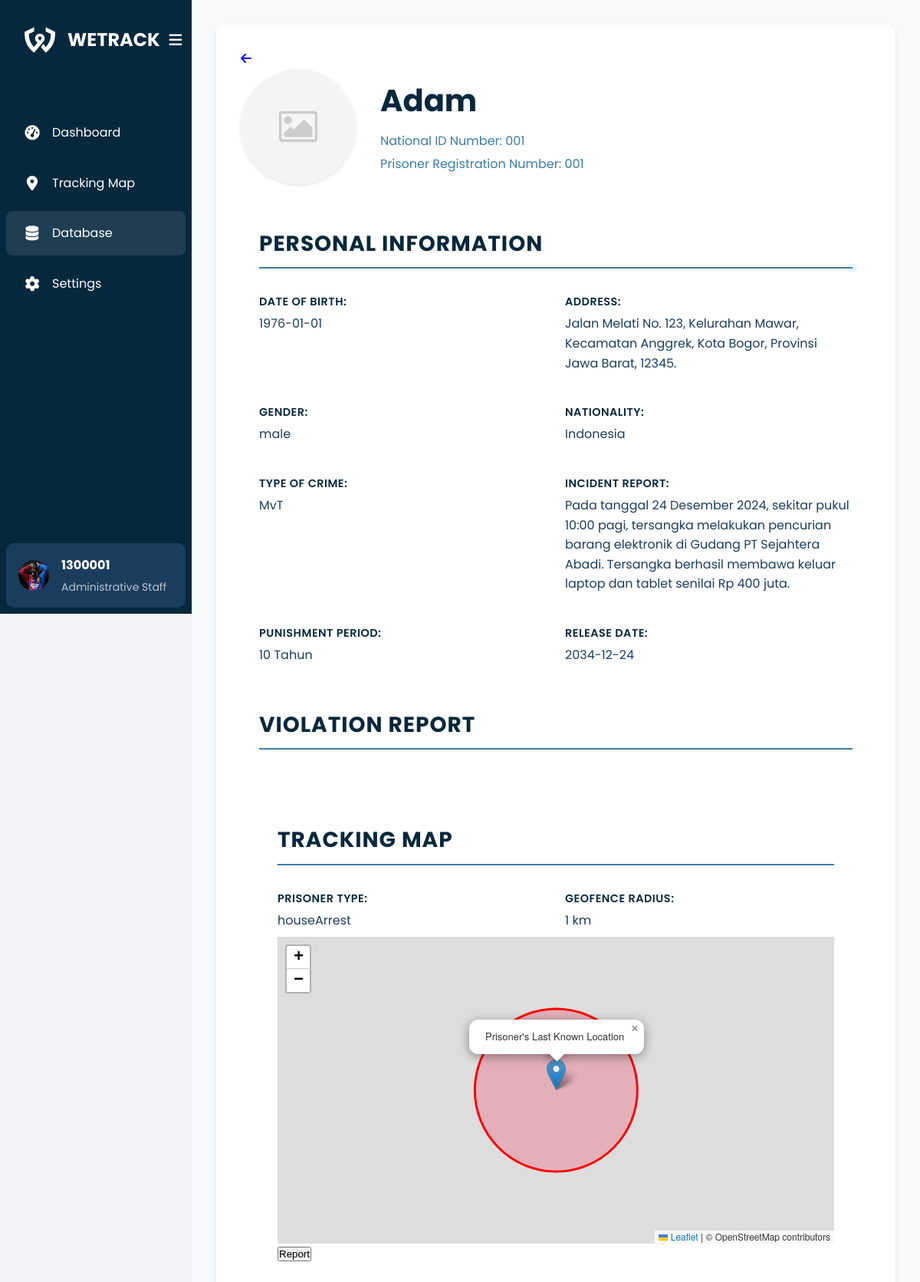
/bapas/pages/data-napi.php?id=20 (signed in), run on the app's committed database.
### tables this page shows
CREATE TABLE `users` (
  `id` int(11) NOT NULL,
  `profile_picture` varchar(255) DEFAULT '/wetrack/kemenkumham/image/kemenkumham.png',
  `nip` varchar(50) DEFAULT NULL,
  `full_name` varchar(255) DEFAULT NULL,
  `place_of_birth` varchar(100) DEFAULT NULL,
  `date_of_birth` date DEFAULT NULL,
  `religion` varchar(50) DEFAULT NULL,
  `region` varchar(100) DEFAULT NULL,
  `role` enum('Kemenkumham','Lapas','Bapas','Polri') NOT NULL,
  `email` varchar(100) DEFAULT NULL,
  `phone` varchar(15) DEFAULT NULL,
  `address` text DEFAULT NULL,
  `status` enum('Active','Inactive') DEFAULT 'Active',
  `created_by` int(11) DEFAULT NULL,
  `created_at` timestamp NOT NULL DEFAULT current_timestamp(),
  `position` varchar(100) DEFAULT NULL,
  `password` varchar(255) NOT NULL,
  `gender` enum('Male','Female','Other') DEFAULT NULL
);

CREATE TABLE `prisoner_geofence` (
  `id` int(11) NOT NULL,
  `nik` varchar(20) NOT NULL,
  `nrt` varchar(20) NOT NULL,
  `prisoner_type` enum('houseArrest','cityPrisoner') NOT NULL,
  `radiusFence` float DEFAULT NULL,
  `centerLat` float DEFAULT NULL,
  `centerLng` float DEFAULT NULL,
  `city_district` varchar(100) DEFAULT NULL,
  `created_at` timestamp NOT NULL DEFAULT current_timestamp()
);

CREATE TABLE `mantan_narapidana` (
  `id` int(11) NOT NULL,
  `fileInput` varchar(255) DEFAULT NULL,
  `nik` varchar(20) DEFAULT NULL,
  `nrt` varchar(20) DEFAULT NULL,
  `nama` varchar(100) DEFAULT NULL,
  `dateBirth` date DEFAULT NULL,
  `address` text DEFAULT NULL,
  `gender` enum('male','female') DEFAULT NULL,
  `nationality` varchar(100) DEFAULT NULL,
  `crime` enum('TwA','Ot','Fraud','Assault','NO','Embezzlement','MvT','Robbery','Brawling') DEFAULT NULL,
  `case` text DEFAULT NULL,
  `punishment` varchar(100) DEFAULT NULL,
  `releaseDate` date DEFAULT NULL,
  `report` text DEFAULT NULL,
  `action` tinyint(1) DEFAULT NULL COMMENT '1 for accept, 0 for reject',
  `created_at` timestamp NOT NULL DEFAULT current_timestamp(),
  `prisoner_type` enum('houseArrest','cityPrisoner') DEFAULT NULL,
  `radiusFence` float DEFAULT NULL,
  `centerLat` float DEFAULT NULL,
  `centerLng` float DEFAULT NULL,
  `city_district` varchar(100) DEFAULT NULL,
  `last_login` timestamp NOT NULL DEFAULT current_timestamp() ON UPDATE current_timestamp()
);

### bapas/pages/data-napi.php (the view, shortened to what this page needs)
<?php
require __DIR__ . '/../../config/connection.php';
$user_id = $_SESSION['user_id'];
$query = "SELECT id, profile_picture FROM users WHERE id = ?";
$stmt = $conn->prepare($query);
$stmt->bind_param("i", $user_id);
$stmt->execute();
$stmt->bind_result($id, $profile_picture);
if (isset($_GET['id'])) {
    $prisoner_id = $_GET['id'];
    $query = "SELECT mn.*, pg.prisoner_type, pg.radiusFence, pg.centerLat, pg.centerLng, pg.city_district
            FROM mantan_narapidana mn
            LEFT JOIN prisoner_geofence pg ON mn.nik = pg.nik AND mn.nrt = pg.nrt
            WHERE mn.id = ?";
    $stmt = $conn->prepare($query);
    $stmt->bind_param("i", $prisoner_id);
    $stmt->execute();
    $result = $stmt->get_result();
    $prisoner_data = $result->fetch_assoc();
} else {
    die("No ID provided.");
}
?>
<!DOCTYPE html>
<html lang="en">
<head>
    <link rel="stylesheet" href="/wetrack/bapas/css/data-napi.css">
    <link rel="stylesheet" href="https://cdnjs.cloudflare.com/ajax/libs/font-awesome/6.4.0/css/all.min.css">
    <link rel="stylesheet" href="https://unpkg.com/leaflet@1.7.1/dist/leaflet.css" />
</head>
<body>
    <div class="container">
        <aside class="sidebar">
            <div class="sidebar-header">
                <div class="logo">
                    <img src="/wetrack/bapas/Image/wetrack-logo-white.png" alt="WETRACK Logo">
                    <h1 class="logo-text">WETRACK</h1>
                </div>
                <button id="toggle-sidebar" class="toggle-sidebar">
                    <i class="fas fa-bars"></i>
                </button>
            </div>
            <nav class="nav-links">
                <ul>
                    <li><a href="/wetrack/bapas/pages/home.php"><i class="fas fa-tachometer-alt"></i>
                            <span>Dashboard</span></a></li>
                    <li><a href="/wetrack/bapas/pages/tracking.php"><i class="fas fa-map-marker-alt"></i><span>
                                Tracking Map</span></a></li>
                    <li class="active"><a href="/wetrack/bapas/pages/dataBapas.php"><i class="fas fa-database"></i>
                            <span>Database</span></a></li>
                    <li><a href="/wetrack/bapas/pages/setting.php"><i class="fas fa-cog"></i>
                            <span>Settings</span></a></li>
                </ul>
            </nav>
            <div class="user-profile">
                <img src="<?php echo $profile_picture; ?>" alt="Profile picture" width="40" height="40">
                <div class="user-info">
                    <h2><?php echo htmlspecialchars($id); ?></h2>
                    <p>Administrative Staff</p>
                </div>
            </div>
        </aside>
        <main class="content">
            <div class="profile-card">
                <div class="path-to-back">
                    <a href="/wetrack/bapas/pages/dataBapas.php"><i class="fas fa-arrow-left"></i></a>
                </div>
                <div class="profile-header">
                    <?php
                    $result = $conn->query("SELECT * FROM mantan_narapidana WHERE id = $id");
                    if ($result->num_rows > 0) {
                        $row = $result->fetch_assoc();
                        echo '<img src="' . htmlspecialchars($row["fileInput"]) . '" alt="Profile Image" class="profile-image">';
                    } else {
                        echo '<img src="/wetrack/lapas/image/nanti-diganti.png" alt="Default Photo" class="profile-image">';
                    }
                    ?>
                    <div class="profile-title">
                        <h1>
                            <?php echo $prisoner_data["nama"]; ?>
                        </h1>
                        <p class="id-text">National ID Number:
                            <?php echo $prisoner_data["nik"]; ?>
                        </p>
                        <p class="id-text">Prisoner Registration Number:
                            <?php echo $prisoner_data["nrt"]; ?>
                        </p>
                    </div>
                </div>
                <div class="profile-content">
                    <div class="info-section">
                        <h2>Personal Information</h2>
                        <div class="info-grid">
                            <div class="info-item">
                                <label>Date of Birth:</label>
                                <span>
                                    <?php echo $prisoner_data["dateBirth"]; ?>
                                </span>
                            </div>
                            <div class="info-item">
                                <label>Address:</label>
                                <span>
                                    <?php echo $prisoner_data["address"]; ?>
                                </span>
                            </div>
                            <div class="info-item">
                                <label>Gender:</label>
                                <span>
                                    <?php echo $prisoner_data["gender"]; ?>
                                </span>
                            </div>
                            <div class="info-item">
                                <label>Nationality:</label>
                                <span>
                                    <?php echo $prisoner_data["nationality"]; ?>
                                </span>
                            </div>
                            <div class="info-item">
                                <label>Type of Crime:</label>
                                <span>
                                    <?php echo $prisoner_data["crime"]; ?>
                                </span>
                            </div>
                            <div class="info-item">
                                <label>Incident Report:</label>
                                <span>
                                    <?php echo $prisoner_data["case"]; ?>
                                </span>
                            </div>
                            <div class="info-item">
                                <label>Punishment Period:</label>
                                <span>
                                    <?php echo $prisoner_data["punishment"]; ?>
                                </span>
                            </div>
                            <div class="info-item">
                                <label>Release Date:</label>
                                <span>
                                    <?php echo $prisoner_data["releaseDate"]; ?>
                                </span>
                            </div>
                        </div>
                    </div>
                    <div class="info-section">
                        <h2>Violation Report</h2>
                    </div>
                    <div class="info-section">
                        <div class="info-section">
                            <h2>Tracking Map</h2>
                            <div class="info-grid">
                                <div class="info-item">
                                    <label>Prisoner Type:</label>
                                    <span><?php echo $prisoner_data["prisoner_type"]; ?></span>
                                </div>
                                <?php if ($prisoner_data["prisoner_type"] == "houseArrest"): ?>
                                    <div class="info-item">
                                        <label>Geofence Radius:</label>
                                        <span><?php echo isset($prisoner_data["radiusFence"]) ? $prisoner_data["radiusFence"] . " km" : "Not set"; ?></span>
                                    </div>
                                <?php endif; ?>
                            </div>
                            <div id="prisoner-map" style="height: 400px;"></div>
                            <button class="report-btn" id="report-btn" class="btn btn-danger">Report</button>
                        </div>
                    </div>
        </main>
    </div>
</body>
</html>

### bapas/css/data-napi.css (style rules this page uses)
:root { --primary-color: #06283D; --secondary-color: #3a7ca5; --background-color: #f1f3f8; --card-color: #ffffff; --accent-color: #f39c12; --text-color: #1a3d5e; --success-color: #27ae60; --danger-color: #e74c3c; --warning-color: #f1c40f; }
* { margin: 0; padding: 0; box-sizing: border-box; }
body { font-family: 'Poppins', sans-serif; background-color: var(--background-color); color: var(--text-color); line-height: 1.6; }
.container { display: flex; min-height: 100vh; }
.sidebar { width: 250px; background: var(--primary-color); color: white; padding: 0.5rem; display: flex; flex-direction: column; transition: width 0.3s ease-in-out; position: fixed; top: 0; left: 0; height: 100vh; overflow-y: auto; z-index: 100; }
.sidebar-header { position: relative; display: flex; justify-content: space-between; align-items: center; padding: 1.5rem; margin-bottom: 2rem; }
.logo { display: flex; align-items: center; gap: 1rem; }
.logo img { width: 40px; height: 40px; flex-shrink: 0; }
.logo-text { font-size: 1.5rem; font-weight: 700; transition: opacity 0.3s ease-in-out; }
.toggle-sidebar { background: transparent; border: none; color: white; font-size: 1.2rem; cursor: pointer; padding: 0.5rem; display: flex; align-items: center; justify-content: center; width: 40px; height: 40px; flex-shrink: 0; }
.nav-links { margin-top: 1rem; }
.nav-links ul { list-style: none; display: flex; flex-direction: column; gap: 0.5rem; }
.nav-links li a { text-decoration: none; color: white; display: flex; align-items: center; padding: 1rem 1.5rem; gap: 1rem; transition: background-color 0.3s ease; }
.nav-links li.active a, .nav-links a:hover { background: rgba(255, 255, 255, 0.1); border-radius: 8px; }
.nav-links a i { font-size: 1.2rem; width: 20px; text-align: center; }
.user-profile { margin-top: auto; display: flex; align-items: center; padding: 1rem; background-color: #1a3d5e; border-radius: 10px; transition: all 0.3s ease-in-out; }
.user-profile img { width: 40px; height: 40px; border-radius: 50%; margin-right: 1rem; transition: margin 0.3s ease-in-out; }
.user-info { transition: opacity 0.3s ease-in-out, width 0.3s ease-in-out; }
.user-info h2 { font-size: 1rem; margin-bottom: 0.25rem; }
.user-info p { font-size: 0.875rem; opacity: 0.7; }
.content { flex: 1; padding: 2rem; margin-left: 250px; overflow-y: auto; background-color: #f8f9fa; }
.profile-card { background: #ffffff; border-radius: 12px; padding: 2rem; box-shadow: 0 4px 6px rgba(0, 0, 0, 0.1); max-width: 1200px; width: 100%; margin: 0 auto; overflow-y: auto; }
.profile-header { display: flex; align-items: center; margin-bottom: 2rem; }
.profile-image { width: 150px; height: 150px; border-radius: 50%; object-fit: cover; margin-right: 2rem; box-shadow: 0 2px 4px rgba(0, 0, 0, 0.1); }
.profile-title { flex-grow: 1; }
.profile-title h1 { color: var(--primary-color); font-size: 2.5rem; margin-bottom: 0.5rem; }
.id-text { color: var(--secondary-color); font-size: 1rem; margin-bottom: 0.25rem; }
.profile-content { display: column; gap: 2rem; margin-bottom: 2rem; }
.info-section { flex: 1; border-radius: 8px; padding: 1.5rem; }
.info-grid { display: grid; grid-template-columns: 1fr 1fr; gap: 1.5rem; }
.info-item { padding: 0.5rem 0; }
.info-item label { display: block; font-weight: 600; margin-bottom: 0.25rem; color: var(--primary-color); font-size: 0.9rem; text-transform: uppercase; letter-spacing: 0.5px; }
.info-item span { color: var(--text-color); font-size: 1rem; display: block; word-wrap: break-word; }
.info-section h2, .violation-section h2 { color: var(--primary-color); font-size: 1.75rem; margin-bottom: 1.5rem; border-bottom: 2px solid var(--secondary-color); padding-bottom: 0.5rem; text-transform: uppercase; letter-spacing: 1px; }

### data on the page
users: profile_picture (picture), id "1300001"
prisoner_geofence: mantan_narapidana.nama "Adam", mantan_narapidana.nik "001", mantan_narapidana.nrt "001", mantan_narapidana.dateBirth "1976-01-01", mantan_narapidana.address "Jalan Melati No. 123, Kelurahan Mawar, Kecamatan Anggrek, Kota Bogor, Provinsi Jawa Barat, 12345.", mantan_narapidana.gender "male", mantan_narapidana.nationality "Indonesia", mantan_narapidana.crime "MvT", mantan_narapidana.case "Pada tanggal 24 Desember 2024, sekitar pukul 10:00 pagi, tersangka melakukan pencurian barang elektronik di Gudang PT Sejahtera Abadi. Tersangka berhasil membawa keluar laptop dan tablet senilai Rp 400 juta.", mantan_narapidana.punishment "10 Tahun", mantan_narapidana.releaseDate "2034-12-24", prisoner_type "houseArrest", radiusFence "1"
